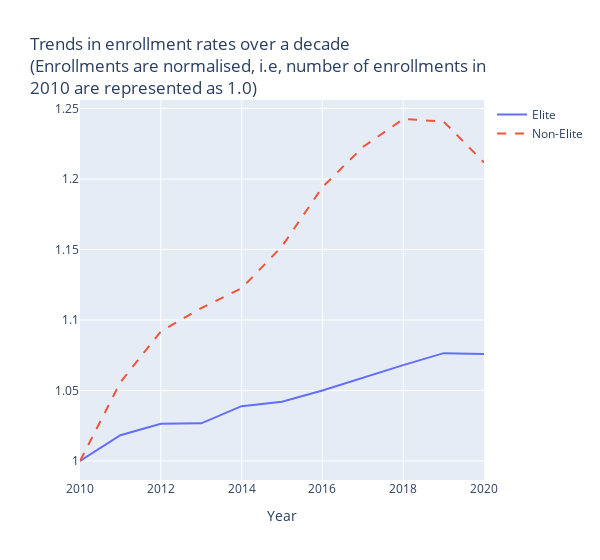

The code cell stored with this chart in its notebook:
### Code cell
# Plot the application rates
trace1 = go.Scatter(x=year, y=enrolledTier1, mode="lines", name="Elite")
trace2 = go.Scatter(x=year, y=enrolledTier2, mode="lines", name="Non-Elite", line=dict(dash='dash'))

fig = go.Figure(data=[trace1, trace2])
fig.update_layout(
    width=600,
    xaxis=dict(title="Year"),
    yaxis=dict(title=""),
    title="Trends in enrollment rates over a decade<br>(Enrollments are normalised, i.e, number of enrollments in<br>2010 are represented as 1.0)"
)
fig.show()

### Figure 1 — Plotly figure (JSON) as saved in the notebook; plotly's stock layout.template omitted (floating-point values rounded to 4 significant figures)
{"data": [{"mode": "lines", "name": "Elite", "type": "scatter", "x": [2010, 2011, 2012, 2013, 2014, 2015, 2016, 2017, 2018, 2019, 2020], "y": [1, 1.018, 1.026, 1.027, 1.039, 1.042, 1.05, 1.059, 1.068, 1.076, 1.076]}, {"line": {"dash": "dash"}, "mode": "lines", "name": "Non-Elite", "type": "scatter", "x": [2010, 2011, 2012, 2013, 2014, 2015, 2016, 2017, 2018, 2019, 2020], "y": [1, 1.056, 1.092, 1.108, 1.122, 1.152, 1.194, 1.223, 1.243, 1.241, 1.212]}], "layout": {"title": {"text": "Trends in enrollment rates over a decade<br>(Enrollments are normalised, i.e, number of enrollments in<br>2010 are represented as 1.0)"}, "width": 600, "xaxis": {"title": {"text": "Year"}}, "yaxis": {"title": {"text": ""}}}}
